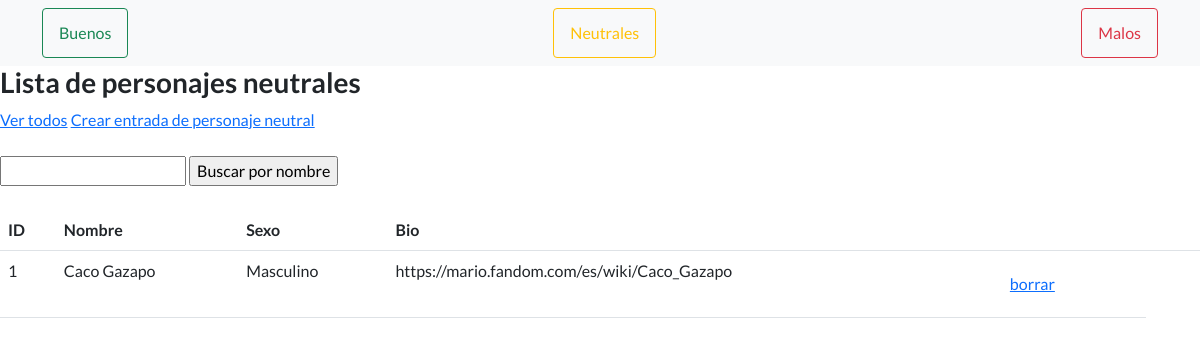
The app's page /naturaleza/lista-neutrales/, older data.
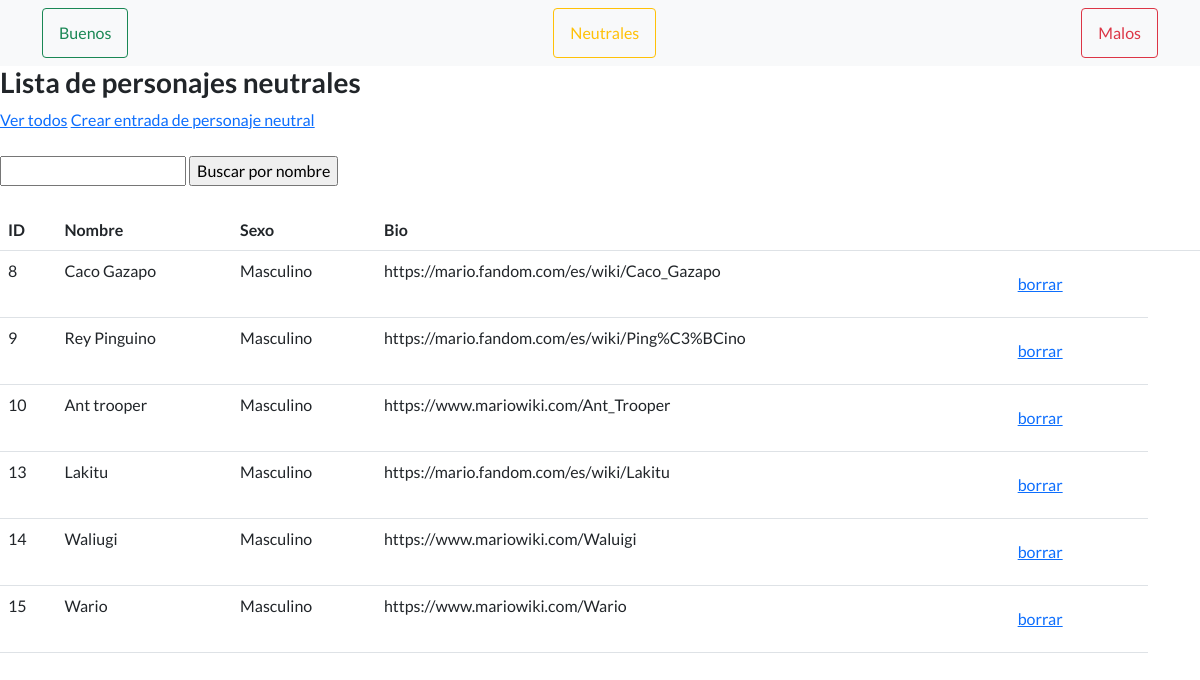
The same page, newer data.
### personajes/models.py (models this page shows)
class Neutral (models.Model):
    nombre = models.CharField(max_length=65)
    sexo = models.CharField(max_length=9)
    bio = models.TextField()

### personajes/views.py (the view)
# urls.py: path('lista-neutrales/', listar_neutrales, name='lista_neutrales'),
def listar_neutrales(request):
    contexto = {
        "neutrales": Neutral.objects.all(),
    }
    http_response = render(
        request=request,
        template_name='personajes/lista_neutrales.html',
        context=contexto,
    )
    return http_response

### personajes/templates/personajes/lista_neutrales.html (shortened to what this page needs)
{% extends "base.html" %}
{% block contenido %}
<h3>Lista de personajes neutrales</h3>
<a href="{% url 'lista_neutrales' %}">Ver todos</a>
<a href="{% url 'crear_neutral' %}">Crear entrada de personaje neutral</a>
<br><br>
<form action="{% url 'buscar_neutral' %}" method="post">
  <input type="text" name="busqueda">
  <input type="submit" value="Buscar por nombre">
</form>
<br>
<table class="table">
  <tbody>
    <tr>
      <th>ID</th>
      <th>Nombre</th>
      <th>Sexo</th>
      <th>Bio</th>
      <td></td>
      <td></td>
      <td></td>
    </tr>
    {% for neutral in neutrales %}
    <tr>
      <td>{{ neutral.id }}</td>
      <td>{{ neutral.nombre }}</td>
      <td>{{ neutral.sexo }}</td>
      <td>{{ neutral.bio }}</td>
      <td>
        <form action="{% url 'borrar_neutral' neutral.id %}" method="post">
          <input type="submit" class="btn btn-link" value="borrar"/>
        </form>
      </td>
    </tr>
    {% endfor %}
  </tbody>
</table>
{% endblock contenido %}

Row changes from the older to the newer data that the page shows:
removed Neutral: id "1", nombre "Caco Gazapo", sexo "Masculino", bio "https://mario.fandom.com/es/wiki/Caco_Gazapo"
added Neutral: id "8", nombre "Caco Gazapo", sexo "Masculino", bio "https://mario.fandom.com/es/wiki/Caco_Gazapo"
added Neutral: id "9", nombre "Rey Pinguino", sexo "Masculino", bio "https://mario.fandom.com/es/wiki/Ping%C3%BCino"
added Neutral: id "10", nombre "Ant trooper", sexo "Masculino", bio "https://www.mariowiki.com/Ant_Trooper"
added Neutral: id "13", nombre "Lakitu", sexo "Masculino", bio "https://mario.fandom.com/es/wiki/Lakitu"
added Neutral: id "14", nombre "Waliugi", sexo "Masculino", bio "https://www.mariowiki.com/Waluigi"
added Neutral: id "15", nombre "Wario", sexo "Masculino", bio "https://www.mariowiki.com/Wario"
